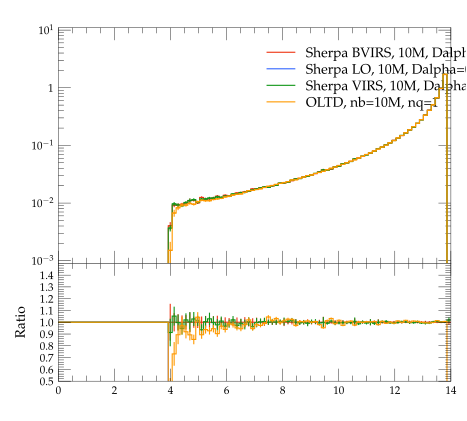

Write Python code to recreate this figure.
#! /usr/bin/env python

# This Python script was auto-generated using YODA v2.0.0.
# Analysis object: /evtb/inc_tjb_m
# Timestamp: 15-04-2024 (14:31:35)

import matplotlib as mpl
import matplotlib.pyplot as plt
mpl.use('Agg') # comment out for interactive use
import os
import numpy as np

plotDir = os.path.split(os.path.realpath(__file__))[0]
if 'YODA_USER_PLOT_PATH' in globals():
    plot_outdir = globals()['YODA_USER_PLOT_PATH']
else:
    plot_outdir = plotDir

#plot style
plt.style.use(os.path.join(plotDir, '../default.mplstyle'))
# plot metadata
figW, figH = plt.rcParams['figure.figsize']
ax_xLabel = r''
ax_yLabel = r''
ax_title  = r''
ax_xScale = 'linear'
ax_yScale = 'log'
xLims = (0.0, 14.0)
yLims = (0.0009000000000000001, 11.0)

# TeX-friendly labels for the legend
labels = [ r"Sherpa BVIRS, 10M, Dalpha=0.01", r"Sherpa LO, 10M, Dalpha=0.01", r"Sherpa VIRS, 10M, Dalpha=0.01", r"OLTD, nb=10M, nq=1" ]

# Create figure and axis objects
fig, (ax, ratio0_ax) = plt.subplots(2, 1, sharex=True,
                  figsize=(figW,figH), gridspec_kw={'height_ratios': (2, 1)})
ratio0_ax.yaxis.set_major_locator(mpl.ticker.MultipleLocator(0.1))
ratio0_ax.set_ylim(0.5, 1.4999)
ratio0_ax.set_ylabel('Ratio')

# LineColor map: curve index -> color
linecolors = {0: '#EE3311', 1: '#3366FF', 2: '#109618', 3: '#FF9900'}
# the numerical data is stored in a separate file
dataf = dict()
prefix = os.path.split(__file__)[0]
if prefix:    prefix = prefix + '/'
exec(open(prefix+'inc_tjb_m__data.py').read(), dataf)


legend_handles = [] # keep track of handles for the legend

# style options for curves
# starts at zorder>=5 to draw curve on top of legend
styles = {
  'curve0': {
    'color' : linecolors[0],
    'linestyle' : '-',
    'marker' : 'o',
    'zorder' : 5,
    'histstyle' : True,
  },
  'curve1': {
    'color' : linecolors[1],
    'linestyle' : '-',
    'marker' : 'o',
    'zorder' : 6,
    'histstyle' : True,
  },
  'curve2': {
    'color' : linecolors[2],
    'linestyle' : '-',
    'marker' : 'o',
    'zorder' : 7,
    'histstyle' : True,
  },
  'curve3': {
    'color' : linecolors[3],
    'linestyle' : '-',
    'marker' : 'o',
    'zorder' : 8,
    'histstyle' : True,
  },
}
# curve from input yoda files in main panel
for label in dataf['yvals'].keys():
    if all(np.isnan(v) for v in dataf['yvals'][label]):
        continue
    tmp = None
    if styles[label]['histstyle']: # draw as histogram
        tmp, = ax.plot(dataf['xedges'], dataf['yedges'][label],
                       color=styles[label]['color'],
                       linestyle=styles[label]['linestyle'],
                       drawstyle='steps-pre', solid_joinstyle='miter',
                       zorder=styles[label]['zorder'], label=label)
        ax.errorbar(dataf['xpoints'], dataf['yvals'][label], color=styles[label]['color'],
                    xerr=dataf['xerrs'], yerr=[dataf['ydowns'][label], dataf['yups'][label]],
                    linestyle='none', zorder=styles[label]['zorder'])
    else: # draw as scatter
        tmp = ax.errorbar(dataf['xpoints'], dataf['yvals'][label],
                          xerr=dataf['xerrs'],
                          yerr=[ dataf['ydowns'][label],
                          dataf['yups'][label] ],
                          fmt=styles[label]['marker'],
                          ecolor=styles[label]['color'],
                          color=styles[label]['color'], zorder=2)
        tmp[-1][0].set_linestyle(styles[label]['linestyle'])
    legend_handles += [tmp]
    for varLabel in dataf['variation_yvals'].keys():
        if varLabel.startswith(label):
            tmp, = ax.plot(dataf['xedges'], dataf['variation_yvals'][varLabel],
                           color=styles[label]['color'],
                           linestyle=styles[label]['linestyle'],
                           drawstyle='steps-pre', solid_joinstyle='miter',
                           zorder=styles[label]['zorder'], alpha=0.5)


# plots on ratio panel
# curve from input yoda files in ratio panel
for label, yvals in dataf['ratio0_yvals'].items():
    if all(np.isnan(v) for v in yvals):
        continue
    if styles[label]['histstyle']: # plot as histogram
        ratio0_ax.plot(dataf['xedges'], yvals,
                       color=styles[label]['color'],
                       linestyle=styles[label]['linestyle'],
                       drawstyle='steps-pre', zorder=1,
                       solid_joinstyle='miter')
        ratio0_ax.vlines(dataf['xpoints'],
                         dataf['ratio0_ymin'][label],
                         dataf['ratio0_ymax'][label],
                         color=styles[label]['color'], zorder=1)
    else: # plot as scatter
        tmp = ratio0_ax.errorbar(dataf['xpoints'],
                                 yvals, xerr=dataf['xerrs'],
                                 yerr=dataf['ratio0_yerrs'][label],
                                 fmt=styles[label]['marker'],
                                 ecolor=styles[label]['color'],
                                 color=styles[label]['color'])
        tmp[-1][0].set_linestyle(styles[label]['linestyle'])

    for varlabel in dataf['ratio0_variation_vals'].keys():
        if varlabel.startswith(label):
            ratio0_ax.plot(dataf['xedges'],
                            dataf['ratio0_variation_vals'][varlabel],
                            color=styles[label]['color'],
                            linestyle=styles[label]['linestyle'],
                            drawstyle='steps-pre', solid_joinstyle='miter',
                            zorder=1, alpha=0.5)

legend_pos = (0.5, 0.97)
ax.legend(legend_handles, labels, loc='upper left', bbox_to_anchor=legend_pos)

# set plot metadata as defined above
ratio0_ax.set_xlabel(ax_xLabel)
ratio0_ax.xaxis.set_label_coords(1., -.15)
ax.set_ylabel(ax_yLabel, loc='top')
ax.set_title(ax_title, loc='left')
ax.set_xscale(ax_xScale)
ax.set_yscale(ax_yScale)
ax.set_xlim(xLims)
ax.set_ylim(yLims)

# tick formatting
plt.rcParams['xtick.top'] = True
plt.rcParams['ytick.right'] = True
ax.yaxis.set_major_locator(mpl.ticker.LogLocator(base=10.0, numticks=np.inf))
ax.yaxis.set_minor_locator(mpl.ticker.LogLocator(
                           base=10.0, subs=np.arange(0.1, 1, 0.1), numticks=np.inf))
fig.align_ylabels((ax, ratio0_ax))
plt.savefig(os.path.join(plot_outdir, 'inc_tjb_m.pdf'), format='PDF')
plt.savefig(os.path.join(plot_outdir, 'inc_tjb_m.png'), format='PNG')

plt.close(fig)
